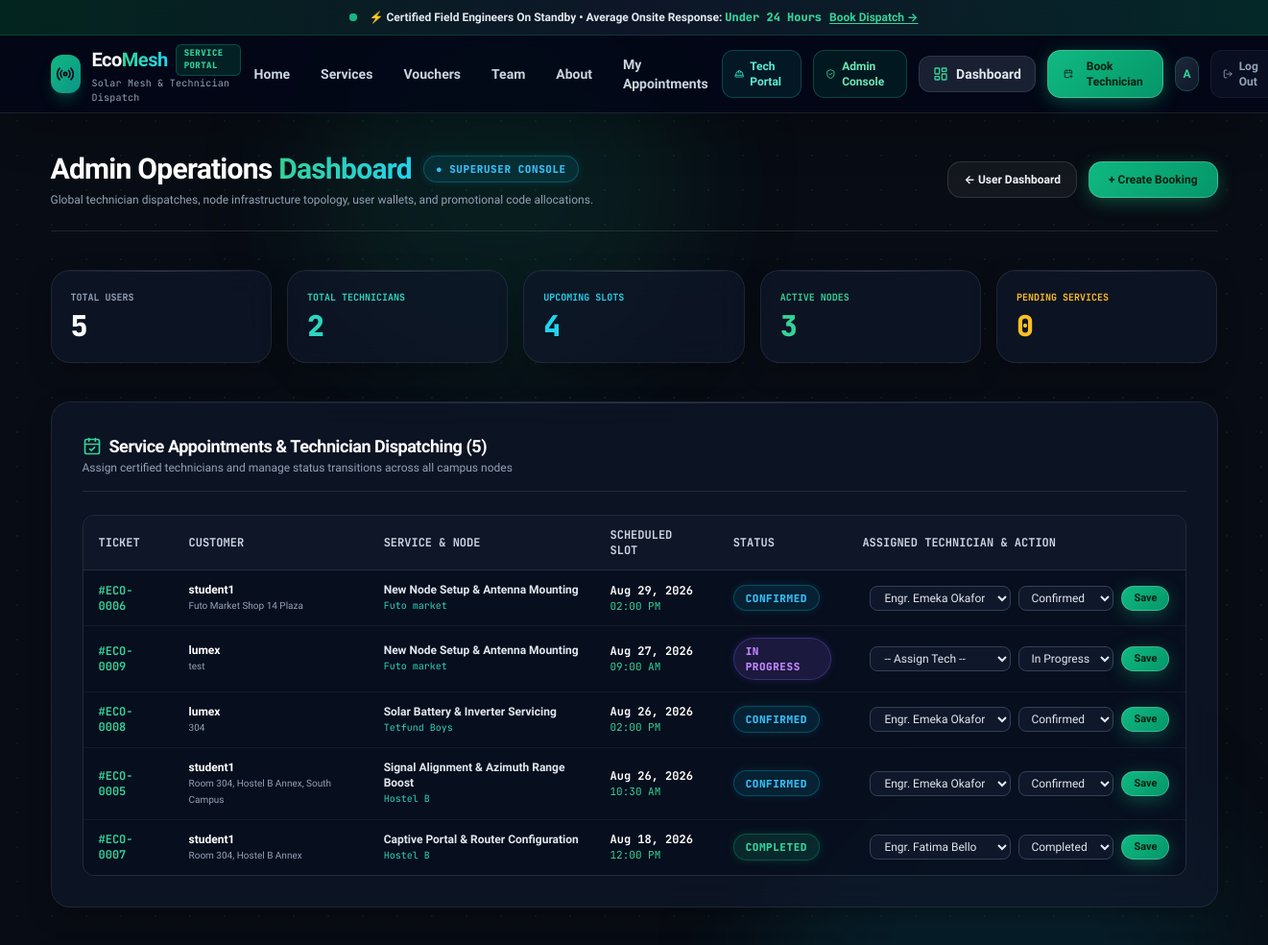
/admin-scheduling/ (signed in, upper part), run on an earlier commit of the app's database.
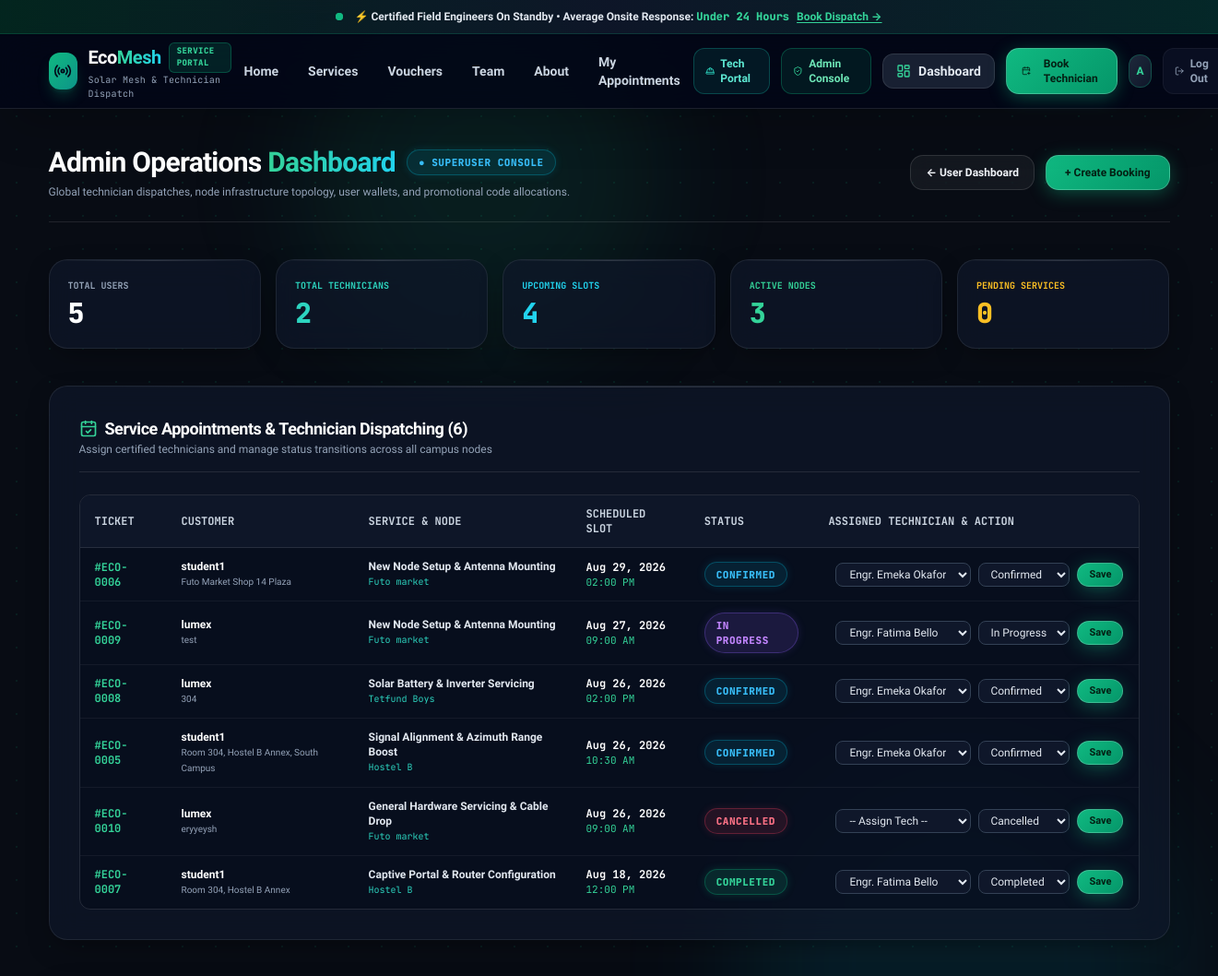
And on a later commit of the database.
### core/models.py (models this page shows, shortened)
class ServiceSchedule(models.Model):
    SERVICE_TYPES = [
        ('INSTALL', 'New Node Setup / Antenna Mounting'),
        ('REALIGN', 'Signal Alignment / Range Boost'),
        ('SOLAR_REPAIR', 'Solar / Battery Diagnostics'),
        ('EMERGENCY', 'Emergency Offline Repair'),
        ('ROUTER_CONFIG', 'Captive Portal / Router Configuration'),
        ('REPAIR', 'General Hardware Servicing'),
    ]
    STATUS_CHOICES = [
        ('PENDING', 'Pending Review'),
        ('CONFIRMED', 'Confirmed & Dispatched'),
        ('IN_PROGRESS', 'In Progress / Onsite'),
        ('COMPLETED', 'Completed'),
        ('CANCELLED', 'Cancelled'),
    ]
    user = models.ForeignKey(User, on_delete=models.CASCADE, related_name="schedules")
    node = models.ForeignKey(MeshNode, null=True, blank=True, on_delete=models.SET_NULL, related_name="service_schedules", help_text="Associated or nearest mesh node")
    service_type = models.CharField(max_length=30, choices=SERVICE_TYPES, default='INSTALL')
    service_type_ref = models.ForeignKey(ServiceType, null=True, blank=True, on_delete=models.SET_NULL, related_name="schedules", help_text="Optional linked dynamic service category")
    technician = models.ForeignKey(User, null=True, blank=True, on_delete=models.SET_NULL, related_name="assigned_schedules", help_text="Assigned certified field technician")
    address = models.CharField(max_length=255, help_text="Hostel, room number, or street address")
    scheduled_date = models.DateField()
    scheduled_time = models.TimeField()
    status = models.CharField(max_length=20, choices=STATUS_CHOICES, default='PENDING')
    notes = models.TextField(blank=True, help_text="Specific instructions or issue description from the student/customer")
    technician_notes = models.TextField(blank=True, help_text="Findings, diagnostics, or resolution remarks left by the technician")
    created_at = models.DateTimeField(auto_now_add=True)
    updated_at = models.DateTimeField(auto_now=True)
    class Meta:
        ordering = ['-scheduled_date', '-scheduled_time']
        verbose_name = "Service Schedule"
        verbose_name_plural = "Service Schedules"
    @property
    def ticket_number(self):
        return f"ECO-{self.id:04d}"
    def get_service_name(self):
        if self.service_type_ref:
            return self.service_type_ref.name
        return self.get_service_type_display()

class ServiceType(models.Model):
    name = models.CharField(max_length=120, help_text="Service title (e.g. New Node Setup & Antenna Mounting)")
    code = models.CharField(max_length=30, unique=True, help_text="Unique slug code (e.g. INSTALL, REALIGN)")
    description = models.TextField(help_text="Detailed description of what this service covers")
    estimated_duration_minutes = models.PositiveIntegerField(default=60, help_text="Estimated time in minutes")
    price = models.CharField(max_length=50, default="Free for Campus Students", help_text="Cost or billing terms")
    icon_name = models.CharField(max_length=50, default="wrench", help_text="Lucide icon identifier (wrench, radio, sun, zap, activity, wifi)")
    badge_color = models.CharField(max_length=30, default="emerald", help_text="Tailwind accent color (emerald, teal, cyan, amber, purple)")
    is_active = models.BooleanField(default=True)
    class Meta:
        ordering = ['name']
        verbose_name = "Service Type"
        verbose_name_plural = "Service Types"

class MeshNode(models.Model):
    STATUS_CHOICES = [
        ('ACTIVE', 'Operational'),
        ('MAINTENANCE', 'Scheduled Maintenance'),
        ('OFFLINE', 'Downtime'),
    ]
    SIGNAL_CHOICES = [
        ('Optimal', 'Optimal (5.8 GHz - 900 Mbps)'),
        ('Good', 'Good (5.8 GHz - 650 Mbps)'),
        ('Fair', 'Fair (2.4 GHz - 300 Mbps)'),
        ('Weak', 'Weak (Mesh Edge - 100 Mbps)'),
    ]
    name = models.CharField(max_length=100, unique=True, help_text="Unique Node Identifier (e.g., Hostel Block C - Alpha)")
    location_area = models.CharField(max_length=150, help_text="Geographical or campus zone (e.g., Campus South Gate)")
    battery_level = models.PositiveIntegerField(default=100, help_text="Solar LiFePO4 battery charge percentage (0-100%)")
    status = models.CharField(max_length=20, choices=STATUS_CHOICES, default='ACTIVE')
    signal_quality = models.CharField(max_length=50, choices=SIGNAL_CHOICES, default='Optimal')
    uptime_percentage = models.FloatField(default=99.8, help_text="Historical 30-day uptime SLA percentage")
    next_maintenance_date = models.DateTimeField(null=True, blank=True, help_text="Next scheduled maintenance or battery servicing window")
    maintenance_note = models.CharField(max_length=255, blank=True, help_text="Brief engineer note regarding upcoming or current maintenance")
    class Meta:
        ordering = ['-status', 'name']
        verbose_name = "Mesh Node"
        verbose_name_plural = "Mesh Nodes"

class TechnicianProfile(models.Model):
    user = models.OneToOneField(User, on_delete=models.CASCADE, related_name='technician_profile')
    full_name = models.CharField(max_length=120)
    phone_number = models.CharField(max_length=30, help_text="Direct mobile or WhatsApp contact")
    specialization = models.CharField(max_length=150, default="RF Antenna & Solar Diagnostics", help_text="Technical domain expertise")
    assigned_zone = models.CharField(max_length=150, default="Campus Zone / Hostels", help_text="Primary service zone")
    is_available = models.BooleanField(default=True, help_text="Active availability for dispatch")
    class Meta:
        verbose_name = "Technician Profile"
        verbose_name_plural = "Technician Profiles"

### core/views.py (the view, shortened to what this page needs)
# urls.py: path('admin-scheduling/', views.admin_scheduling_dashboard_view, name='admin_scheduling'),
@login_required
def admin_scheduling_dashboard_view(request):
    if not (request.user.is_staff or request.user.is_superuser):
        messages.error(request, "Unauthorized. Only administrators can access this console.")
        return redirect('dashboard')
    all_schedules = ServiceSchedule.objects.all().order_by('-scheduled_date', '-scheduled_time')
    technicians = User.objects.filter(technician_profile__isnull=False)
    service_types = ServiceType.objects.all()
    mesh_nodes = MeshNode.objects.all().order_by('-status', 'name')
    all_users = User.objects.all().order_by('-date_joined')
    all_vouchers = Voucher.objects.all().order_by('-id')
    admin_voucher_form = AdminGenerateVoucherForm()
    admin_node_form = AdminMeshNodeForm(initial={
        'location_area': 'Campus Zone',
        'battery_level': 100,
        'status': 'ACTIVE',
        'signal_quality': 'Optimal',
        'uptime_percentage': 99.8
    })
    context = {
        'all_schedules': all_schedules,
        'technicians': technicians,
        'service_types': service_types,
        'mesh_nodes': mesh_nodes,
        'all_users': all_users,
        'all_vouchers': all_vouchers,
        'total_users_count': all_users.count(),
        'total_techs_count': technicians.count(),
        'upcoming_appointments_count': all_schedules.filter(status__in=['PENDING', 'CONFIRMED', 'IN_PROGRESS']).count(),
        'active_nodes_count': mesh_nodes.filter(status='ACTIVE').count(),
        'pending_services_count': all_schedules.filter(status='PENDING').count(),
        'completed_services_count': all_schedules.filter(status='COMPLETED').count(),
        'admin_voucher_form': admin_voucher_form,
        'admin_node_form': admin_node_form,
    }
    return render(request, 'admin_scheduling.html', context)

### core/forms.py
class AdminGenerateVoucherForm(forms.Form):
    data_amount_mb = forms.IntegerField(
        min_value=100,
        initial=1024,
        widget=forms.NumberInput(attrs={
            'class': INPUT_CLASS + ' font-mono',
            'placeholder': 'Amount in MB (e.g. 1024, 5120, 10240, 61440)'
        }),
        help_text="1 GB = 1024 MB, 5 GB = 5120 MB, 10 GB = 10240 MB, 60 GB = 61440 MB"
    )
    custom_code = forms.CharField(
        max_length=32,
        required=False,
        widget=forms.TextInput(attrs={
            'class': INPUT_CLASS + ' font-mono uppercase',
            'placeholder': 'e.g. PROMO-FUTO-5GB (Optional)'
        }),
        help_text="Optional custom alphanumeric code. Leave blank to auto-generate."
    )
    quantity = forms.IntegerField(
        min_value=1,
        max_value=100,
        initial=1,
        widget=forms.NumberInput(attrs={
            'class': INPUT_CLASS,
            'placeholder': 'Quantity of vouchers to generate (1-100)'
        })
    )

### templates/admin_scheduling.html (shortened to what the changed rows need)
{% extends 'base.html' %}
{% block content %}
<div class="max-w-7xl mx-auto px-4 sm:px-6 lg:px-8 py-10 space-y-10">
  <div class="flex flex-col md:flex-row md:items-center justify-between gap-4 pb-6 border-b border-white/10" data-aos="fade-down">
    <div class="space-y-1.5">
      <div class="flex items-center space-x-3">
        <h1 class="text-2xl sm:text-3xl font-black text-white">
          Admin Operations <span class="text-transparent bg-clip-text bg-gradient-to-r from-emerald-400 to-cyan-400">Dashboard</span>
        </h1>
      </div>
    </div>
  </div>
  <div class="cyber-card p-6 sm:p-8 space-y-6" data-aos="fade-up">
    <div class="flex flex-col sm:flex-row sm:items-center justify-between gap-4 pb-4 border-b border-white/10">
      <div>
        <h2 class="text-lg font-bold text-white flex items-center space-x-2">
          <i data-lucide="calendar-check" class="w-5 h-5 text-emerald-400"></i>
          <span>Service Appointments & Technician Dispatching ({{ all_schedules.count }})</span>
        </h2>
      </div>
    </div>
    <div class="overflow-x-auto rounded-xl border border-white/10">
      <table class="w-full text-left text-xs">
        <thead class="bg-slate-900/90 text-slate-300 uppercase font-mono border-b border-white/10">
          <tr>
            <th class="py-3 px-4">Ticket</th>
            <th class="py-3 px-4">Customer</th>
            <th class="py-3 px-4">Service & Node</th>
            <th class="py-3 px-4">Scheduled Slot</th>
            <th class="py-3 px-4">Status</th>
            <th class="py-3 px-4">Assigned Technician & Action</th>
          </tr>
        </thead>
        <tbody class="divide-y divide-white/5 bg-slate-950/40 text-slate-300">
          {% for item in all_schedules %}
            <tr class="hover:bg-white/5 transition">
              <td class="py-3 px-4 font-mono font-bold text-emerald-400">
                #{{ item.ticket_number }}
              </td>
              <td class="py-3 px-4">
                <strong class="text-white block">{{ item.user.username }}</strong>
                <span class="text-[10px] text-slate-400">{{ item.address }}</span>
              </td>
              <td class="py-3 px-4">
                <span class="font-bold text-slate-200 block">{{ item.get_service_name }}</span>
                <span class="text-[10px] text-teal-400 font-mono">{{ item.node.name|default:"General Area" }}</span>
              </td>
              <td class="py-3 px-4 font-mono">
                <span class="text-white font-bold block">{{ item.scheduled_date|date:"M d, Y" }}</span>
                <span class="text-emerald-400 text-[11px]">{{ item.scheduled_time|time:"h:i A" }}</span>
              </td>
              <td class="py-3 px-4">
                {% if item.status == 'PENDING' %}
                  <span class="badge-status badge-pending">PENDING</span>
                {% elif item.status == 'CONFIRMED' %}
                  <span class="badge-status badge-confirmed">CONFIRMED</span>
                {% elif item.status == 'IN_PROGRESS' %}
                  <span class="badge-status badge-progress">IN PROGRESS</span>
                {% elif item.status == 'COMPLETED' %}
                  <span class="badge-status badge-completed">COMPLETED</span>
                {% else %}
                  <span class="badge-status badge-cancelled">CANCELLED</span>
                {% endif %}
              </td>
              <td class="py-3 px-4">
                <form method="POST" action="{% url 'admin_scheduling' %}" class="flex items-center space-x-2">
                  <select name="technician_id" class="px-2.5 py-1 text-xs bg-slate-900 border border-slate-700 rounded-lg text-slate-200 focus:ring-1 focus:ring-emerald-400">
                    <option value="">-- Assign Tech --</option>
                    {% for tech in technicians %}
                      <option value="{{ tech.id }}" {% if item.technician_id == tech.id %}selected{% endif %}>
                        {{ tech.technician_profile.full_name|default:tech.username }}
                      </option>
                    {% endfor %}
                  </select>
                  <select name="status" class="px-2 py-1 text-xs bg-slate-900 border border-slate-700 rounded-lg text-slate-200 focus:ring-1 focus:ring-emerald-400">
                    <option value="CONFIRMED" {% if item.status == 'CONFIRMED' %}selected{% endif %}>Confirmed</option>
                    <option value="IN_PROGRESS" {% if item.status == 'IN_PROGRESS' %}selected{% endif %}>In Progress</option>
                    <option value="COMPLETED" {% if item.status == 'COMPLETED' %}selected{% endif %}>Completed</option>
                    <option value="CANCELLED" {% if item.status == 'CANCELLED' %}selected{% endif %}>Cancelled</option>
                  </select>
                  <button type="submit" class="btn-primary-glow text-[11px] font-bold px-3 py-1 shrink-0">
                    Save
                  </button>
                </form>
              </td>
            </tr>
          {% empty %}
            <tr>
              <td colspan="6" class="py-6 text-center text-slate-500">No appointments scheduled yet.</td>
            </tr>
          {% endfor %}
        </tbody>
      </table>
    </div>
  </div>
</div>
{% endblock %}

What changed in the data, as far as the page shows it:
changed ServiceSchedule "ECO-0009": technician_id "-- Assign Tech --" → "Engr. Fatima Bello"
added ServiceSchedule: ticket_number "ECO-0010", user.username "lumex", address "eryyeysh", get_service_name "General Hardware Servicing & Cable Drop", node.name "Futo market", scheduled_date "Aug 26, 2026", scheduled_time "09:00 AM", shows "CANCELLED", status "Cancelled"
Also different on the page:
{{ all_schedules.count }}: "5" → "6"
